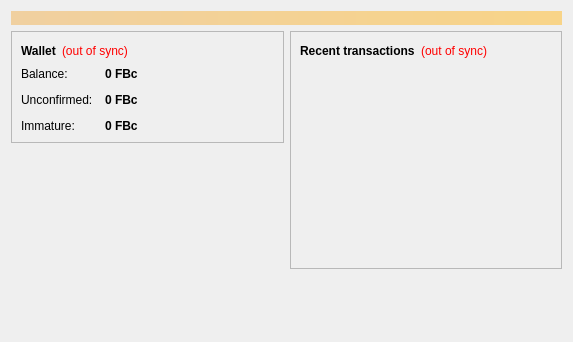
<?xml version="1.0" encoding="UTF-8"?>
<ui version="4.0">
 <class>OverviewPage</class>
 <widget class="QWidget" name="OverviewPage">
  <property name="geometry">
   <rect>
    <x>0</x>
    <y>0</y>
    <width>573</width>
    <height>342</height>
   </rect>
  </property>
  <property name="windowTitle">
   <string>Form</string>
  </property>
  <layout class="QVBoxLayout" name="topLayout">
   <item>
    <widget class="QLabel" name="labelAlerts">
     <property name="visible">
      <bool>false</bool>
     </property>
     <property name="styleSheet">
      <string notr="true">background-color: qlineargradient(x1: 0, y1: 0, x2: 1, y2: 0, stop:0 #F0D0A0, stop:1 #F8D488); color:#000000;</string>
     </property>
     <property name="wordWrap">
      <bool>true</bool>
     </property>
     <property name="margin">
      <number>3</number>
     </property>
    </widget>
   </item>
   <item>
    <layout class="QHBoxLayout" name="horizontalLayout" stretch="1,1">
     <item>
      <layout class="QVBoxLayout" name="verticalLayout_2">
       <item>
        <widget class="QFrame" name="frame">
         <property name="frameShape">
          <enum>QFrame::StyledPanel</enum>
         </property>
         <property name="frameShadow">
          <enum>QFrame::Raised</enum>
         </property>
         <layout class="QVBoxLayout" name="verticalLayout_4">
          <item>
           <layout class="QHBoxLayout" name="horizontalLayout_4">
            <item>
             <widget class="QLabel" name="label_5">
              <property name="font">
               <font>
                <weight>75</weight>
                <bold>true</bold>
               </font>
              </property>
              <property name="text">
               <string>Wallet</string>
              </property>
             </widget>
            </item>
            <item>
             <widget class="QLabel" name="labelWalletStatus">
              <property name="toolTip">
               <string>The displayed information may be out of date. Your wallet automatically synchronizes with the FBc network after a connection is established, but this process has not completed yet.</string>
              </property>
              <property name="styleSheet">
               <string notr="true">QLabel { color: red; }</string>
              </property>
              <property name="text">
               <string notr="true">(out of sync)</string>
              </property>
              <property name="alignment">
               <set>Qt::AlignLeading|Qt::AlignLeft|Qt::AlignVCenter</set>
              </property>
             </widget>
            </item>
            <item>
             <spacer name="horizontalSpacer_2">
              <property name="orientation">
               <enum>Qt::Horizontal</enum>
              </property>
              <property name="sizeHint" stdset="0">
               <size>
                <width>40</width>
                <height>20</height>
               </size>
              </property>
             </spacer>
            </item>
           </layout>
          </item>
          <item>
           <layout class="QFormLayout" name="formLayout_2">
            <property name="fieldGrowthPolicy">
             <enum>QFormLayout::AllNonFixedFieldsGrow</enum>
            </property>
            <property name="horizontalSpacing">
             <number>12</number>
            </property>
            <property name="verticalSpacing">
             <number>12</number>
            </property>
            <item row="0" column="0">
             <widget class="QLabel" name="label">
              <property name="text">
               <string>Balance:</string>
              </property>
             </widget>
            </item>
            <item row="0" column="1">
             <widget class="QLabel" name="labelBalance">
              <property name="font">
               <font>
                <weight>75</weight>
                <bold>true</bold>
               </font>
              </property>
              <property name="cursor">
               <cursorShape>IBeamCursor</cursorShape>
              </property>
              <property name="toolTip">
               <string>Your current balance</string>
              </property>
              <property name="text">
               <string notr="true">0 FBc</string>
              </property>
              <property name="textInteractionFlags">
               <set>Qt::LinksAccessibleByMouse|Qt::TextSelectableByKeyboard|Qt::TextSelectableByMouse</set>
              </property>
             </widget>
            </item>
            <item row="1" column="0">
             <widget class="QLabel" name="label_3">
              <property name="text">
               <string>Unconfirmed:</string>
              </property>
             </widget>
            </item>
            <item row="1" column="1">
             <widget class="QLabel" name="labelUnconfirmed">
              <property name="font">
               <font>
                <weight>75</weight>
                <bold>true</bold>
               </font>
              </property>
              <property name="cursor">
               <cursorShape>IBeamCursor</cursorShape>
              </property>
              <property name="toolTip">
               <string>Total of transactions that have yet to be confirmed, and do not yet count toward the current balance</string>
              </property>
              <property name="text">
               <string notr="true">0 FBc</string>
              </property>
              <property name="textInteractionFlags">
               <set>Qt::LinksAccessibleByMouse|Qt::TextSelectableByKeyboard|Qt::TextSelectableByMouse</set>
              </property>
             </widget>
            </item>
            <item row="2" column="0">
             <widget class="QLabel" name="labelImmatureText">
              <property name="text">
               <string>Immature:</string>
              </property>
             </widget>
            </item>
            <item row="2" column="1">
             <widget class="QLabel" name="labelImmature">
              <property name="font">
               <font>
                <weight>75</weight>
                <bold>true</bold>
               </font>
              </property>
              <property name="toolTip">
               <string>Mined balance that has not yet matured</string>
              </property>
              <property name="text">
               <string notr="true">0 FBc</string>
              </property>
              <property name="textInteractionFlags">
               <set>Qt::LinksAccessibleByMouse|Qt::TextSelectableByKeyboard|Qt::TextSelectableByMouse</set>
              </property>
             </widget>
            </item>
           </layout>
          </item>
         </layout>
        </widget>
       </item>
       <item>
        <spacer name="verticalSpacer">
         <property name="orientation">
          <enum>Qt::Vertical</enum>
         </property>
         <property name="sizeHint" stdset="0">
          <size>
           <width>20</width>
           <height>40</height>
          </size>
         </property>
        </spacer>
       </item>
      </layout>
     </item>
     <item>
      <layout class="QVBoxLayout" name="verticalLayout_3">
       <item>
        <widget class="QFrame" name="frame_2">
         <property name="frameShape">
          <enum>QFrame::StyledPanel</enum>
         </property>
         <property name="frameShadow">
          <enum>QFrame::Raised</enum>
         </property>
         <layout class="QVBoxLayout" name="verticalLayout">
          <item>
           <layout class="QHBoxLayout" name="horizontalLayout_2">
            <item>
             <widget class="QLabel" name="label_4">
              <property name="text">
               <string>&lt;b&gt;Recent transactions&lt;/b&gt;</string>
              </property>
             </widget>
            </item>
            <item>
             <widget class="QLabel" name="labelTransactionsStatus">
              <property name="toolTip">
               <string>The displayed information may be out of date. Your wallet automatically synchronizes with the FBc network after a connection is established, but this process has not completed yet.</string>
              </property>
              <property name="styleSheet">
               <string notr="true">QLabel { color: red; }</string>
              </property>
              <property name="text">
               <string notr="true">(out of sync)</string>
              </property>
              <property name="alignment">
               <set>Qt::AlignRight|Qt::AlignTrailing|Qt::AlignVCenter</set>
              </property>
             </widget>
            </item>
            <item>
             <spacer name="horizontalSpacer">
              <property name="orientation">
               <enum>Qt::Horizontal</enum>
              </property>
              <property name="sizeHint" stdset="0">
               <size>
                <width>40</width>
                <height>20</height>
               </size>
              </property>
             </spacer>
            </item>
           </layout>
          </item>
          <item>
           <widget class="QListView" name="listTransactions">
            <property name="styleSheet">
             <string notr="true">QListView { background: transparent; }</string>
            </property>
            <property name="frameShape">
             <enum>QFrame::NoFrame</enum>
            </property>
            <property name="verticalScrollBarPolicy">
             <enum>Qt::ScrollBarAlwaysOff</enum>
            </property>
            <property name="horizontalScrollBarPolicy">
             <enum>Qt::ScrollBarAlwaysOff</enum>
            </property>
            <property name="selectionMode">
             <enum>QAbstractItemView::NoSelection</enum>
            </property>
           </widget>
          </item>
         </layout>
        </widget>
       </item>
       <item>
        <spacer name="verticalSpacer_2">
         <property name="orientation">
          <enum>Qt::Vertical</enum>
         </property>
         <property name="sizeHint" stdset="0">
          <size>
           <width>20</width>
           <height>40</height>
          </size>
         </property>
        </spacer>
       </item>
      </layout>
     </item>
    </layout>
   </item>
  </layout>
 </widget>
 <resources/>
 <connections/>
</ui>
